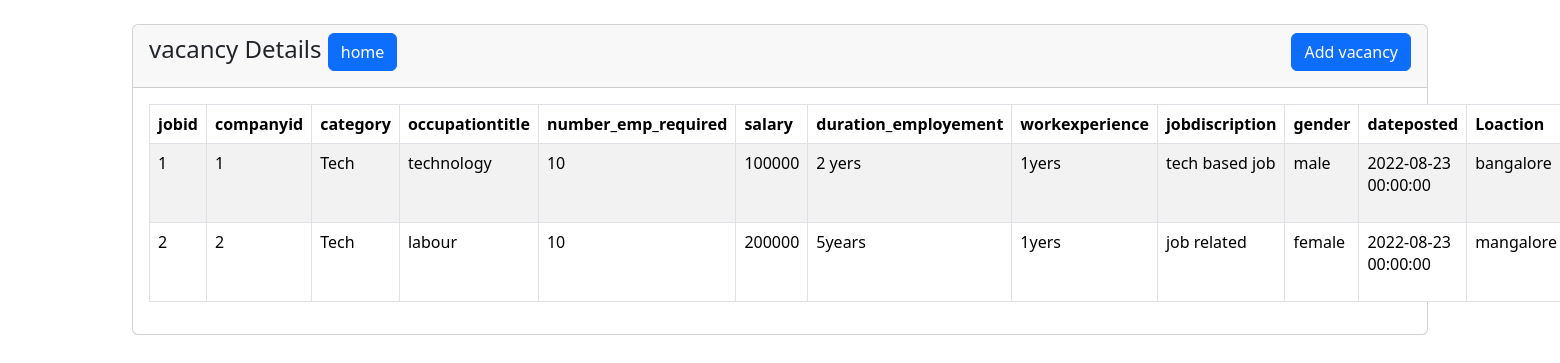
Screenshot of /vacancy.php with the database file from the repository.
### tables this page shows
CREATE TABLE `tbljob` (
  `jobid` int(11) NOT NULL,
  `companyid` int(11) NOT NULL,
  `category` varchar(90) NOT NULL,
  `occupationtitle` varchar(90) NOT NULL,
  `number_emp_required` int(11) NOT NULL,
  `salary` double NOT NULL,
  `duration_employement` varchar(90) NOT NULL,
  `workexperience` text NOT NULL,
  `jobdiscription` text NOT NULL,
  `gender` varchar(30) NOT NULL,
  `jobposted` varchar(90) NOT NULL,
  `dateposted` datetime NOT NULL,
  `location` varchar(50) NOT NULL
);

### vacancy.php (the view, shortened to what this page needs)
<?php
    require 'index.php';
?>
<!doctype html>
<html lang="en">
  <head>
    <link href="css/bootstrap.min.css" rel="stylesheet">
</head>
<body>
    <div class="container mt-4">
        <div class="row">
            <div class="col-md-12">
                <div class="card">
                    <div class="card-header">
                        <h4>vacancy Details
						<a href="home3.html" class="btn btn-primary side-end-end">home</a>
                            <a href="addvacancy.php" class="btn btn-primary float-end">Add vacancy</a>
                        </h4>
                    </div>
                    <div class="card-body">
                        <table class="table table-bordered table-striped">
                            <thead>
                                <tr>
									<th>jobid</th>
									<th>companyid</th>
									<th>category</th>
									<th>occupationtitle</th>
									<th>number_emp_required</th>
									<th>salary</th>
									<th>duration_employement</th>
									<th>workexperience</th>
									<th>jobdiscription</th>
									<th>gender</th>
									<th>dateposted</th>
                                    <th>Loaction</th>
                                </tr>
                            </thead>
                            <tbody>
                                <?php
                                    $query = "SELECT * FROM tbljob";
                                    $query_run = mysqli_query($conn, $query);
                                    if(mysqli_num_rows($query_run) > 0)
                                    {
                                        foreach($query_run as $vacancy)
                                        {
                                            ?>
                                            <tr>
                                                <td><?= $vacancy['jobid']; ?></td>
												<td><?= $vacancy['companyid']; ?></td>
												<td><?= $vacancy['category']; ?></td>
												<td><?= $vacancy['occupationtitle']; ?></td>
												<td><?= $vacancy['number_emp_required']; ?></td>
												<td><?= $vacancy['salary']; ?></td>
												<td><?= $vacancy['duration_employement']; ?></td>
												<td><?= $vacancy['workexperience']; ?></td>
												<td><?= $vacancy['jobdiscription']; ?></td>
												<td><?= $vacancy['gender']; ?></td>
												<td><?= $vacancy['dateposted']; ?></td>
                                                <td><?= $vacancy['location']; ?></td>
                                            </tr>
                                            <?php
                                        }
                                    }
                                    else
                                    {
                                        echo "<h5> No Record Found </h5>";
                                    }
                                ?>
                            </tbody>
                        </table>
                    </div>
                </div>
            </div>
        </div>
    </div>
</body>
</html>

### rows the page displays
tbljob: jobid "1", companyid "1", category "Tech", occupationtitle "technology", number_emp_required "10", salary "100000", duration_employement "2 yers", workexperience "1yers", jobdiscription "tech based job", gender "male", dateposted "2022-08-23 00:00:00", location "bangalore"
tbljob: jobid "2", companyid "2", category "Tech", occupationtitle "labour", number_emp_required "10", salary "200000", duration_employement "5years", workexperience "1yers", jobdiscription "job related", gender "female", dateposted "2022-08-23 00:00:00", location "mangalore"
